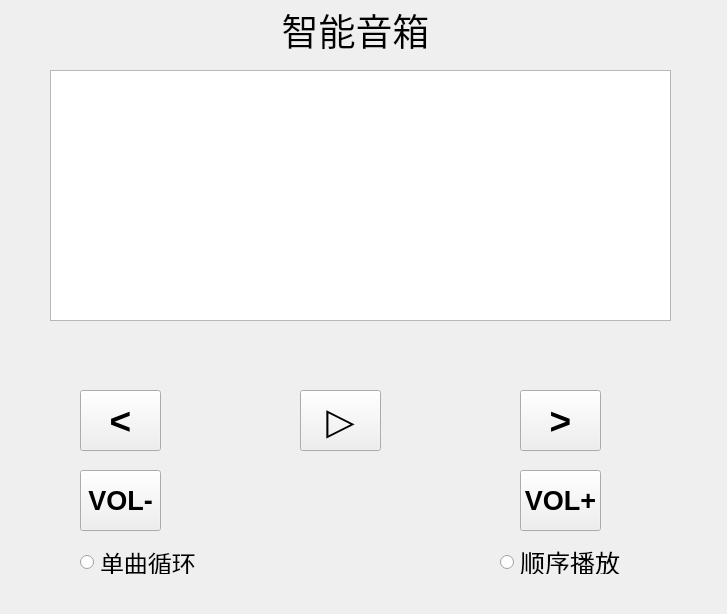
<?xml version="1.0" encoding="UTF-8"?>
<ui version="4.0">
 <class>Player</class>
 <widget class="QWidget" name="Player">
  <property name="geometry">
   <rect>
    <x>0</x>
    <y>0</y>
    <width>727</width>
    <height>614</height>
   </rect>
  </property>
  <property name="windowTitle">
   <string>Form</string>
  </property>
  <widget class="QLabel" name="label_3">
   <property name="geometry">
    <rect>
     <x>240</x>
     <y>-10</y>
     <width>231</width>
     <height>81</height>
    </rect>
   </property>
   <property name="text">
    <string>&lt;html&gt;&lt;head/&gt;&lt;body&gt;&lt;p align=&quot;center&quot;&gt;&lt;span style=&quot; font-size:28pt;&quot;&gt;智能音箱&lt;/span&gt;&lt;/p&gt;&lt;/body&gt;&lt;/html&gt;</string>
   </property>
  </widget>
  <widget class="QTextEdit" name="textEdit">
   <property name="geometry">
    <rect>
     <x>50</x>
     <y>70</y>
     <width>621</width>
     <height>251</height>
    </rect>
   </property>
  </widget>
  <widget class="QPushButton" name="priorButton">
   <property name="geometry">
    <rect>
     <x>80</x>
     <y>390</y>
     <width>81</width>
     <height>61</height>
    </rect>
   </property>
   <property name="font">
    <font>
     <pointsize>28</pointsize>
     <weight>75</weight>
     <bold>true</bold>
    </font>
   </property>
   <property name="text">
    <string>&lt;</string>
   </property>
  </widget>
  <widget class="QPushButton" name="playButton">
   <property name="geometry">
    <rect>
     <x>300</x>
     <y>390</y>
     <width>81</width>
     <height>61</height>
    </rect>
   </property>
   <property name="font">
    <font>
     <pointsize>28</pointsize>
     <weight>75</weight>
     <bold>true</bold>
    </font>
   </property>
   <property name="text">
    <string>▷</string>
   </property>
  </widget>
  <widget class="QPushButton" name="downButton">
   <property name="geometry">
    <rect>
     <x>80</x>
     <y>470</y>
     <width>81</width>
     <height>61</height>
    </rect>
   </property>
   <property name="font">
    <font>
     <pointsize>20</pointsize>
     <weight>75</weight>
     <bold>true</bold>
    </font>
   </property>
   <property name="text">
    <string>VOL-</string>
   </property>
  </widget>
  <widget class="QPushButton" name="upButton">
   <property name="geometry">
    <rect>
     <x>520</x>
     <y>470</y>
     <width>81</width>
     <height>61</height>
    </rect>
   </property>
   <property name="font">
    <font>
     <pointsize>20</pointsize>
     <weight>75</weight>
     <bold>true</bold>
    </font>
   </property>
   <property name="text">
    <string>VOL+</string>
   </property>
  </widget>
  <widget class="QLabel" name="volumeLabel">
   <property name="geometry">
    <rect>
     <x>300</x>
     <y>480</y>
     <width>81</width>
     <height>51</height>
    </rect>
   </property>
   <property name="text">
    <string>&lt;html&gt;&lt;head/&gt;&lt;body&gt;&lt;p align=&quot;center&quot;&gt;&lt;br/&gt;&lt;/p&gt;&lt;/body&gt;&lt;/html&gt;</string>
   </property>
  </widget>
  <widget class="QRadioButton" name="circleButton">
   <property name="geometry">
    <rect>
     <x>80</x>
     <y>550</y>
     <width>124</width>
     <height>24</height>
    </rect>
   </property>
   <property name="font">
    <font>
     <pointsize>18</pointsize>
    </font>
   </property>
   <property name="text">
    <string>单曲循环</string>
   </property>
  </widget>
  <widget class="QPushButton" name="nextButton">
   <property name="geometry">
    <rect>
     <x>520</x>
     <y>390</y>
     <width>81</width>
     <height>61</height>
    </rect>
   </property>
   <property name="font">
    <font>
     <pointsize>28</pointsize>
     <weight>75</weight>
     <bold>true</bold>
    </font>
   </property>
   <property name="text">
    <string>&gt;</string>
   </property>
  </widget>
  <widget class="QLabel" name="musicLabel">
   <property name="geometry">
    <rect>
     <x>50</x>
     <y>330</y>
     <width>611</width>
     <height>51</height>
    </rect>
   </property>
   <property name="text">
    <string>&lt;html&gt;&lt;head/&gt;&lt;body&gt;&lt;p align=&quot;center&quot;&gt;&lt;span style=&quot; font-size:18pt;&quot;&gt;&lt;br/&gt;&lt;/span&gt;&lt;/p&gt;&lt;/body&gt;&lt;/html&gt;</string>
   </property>
  </widget>
  <widget class="QLabel" name="devidLabel">
   <property name="geometry">
    <rect>
     <x>570</x>
     <y>30</y>
     <width>141</width>
     <height>31</height>
    </rect>
   </property>
   <property name="text">
    <string>&lt;html&gt;&lt;head/&gt;&lt;body&gt;&lt;p align=&quot;center&quot;&gt;&lt;br/&gt;&lt;/p&gt;&lt;/body&gt;&lt;/html&gt;</string>
   </property>
  </widget>
  <widget class="QRadioButton" name="sequenceButton">
   <property name="geometry">
    <rect>
     <x>500</x>
     <y>550</y>
     <width>124</width>
     <height>24</height>
    </rect>
   </property>
   <property name="font">
    <font>
     <pointsize>19</pointsize>
    </font>
   </property>
   <property name="text">
    <string>顺序播放</string>
   </property>
  </widget>
 </widget>
 <resources/>
 <connections/>
</ui>
